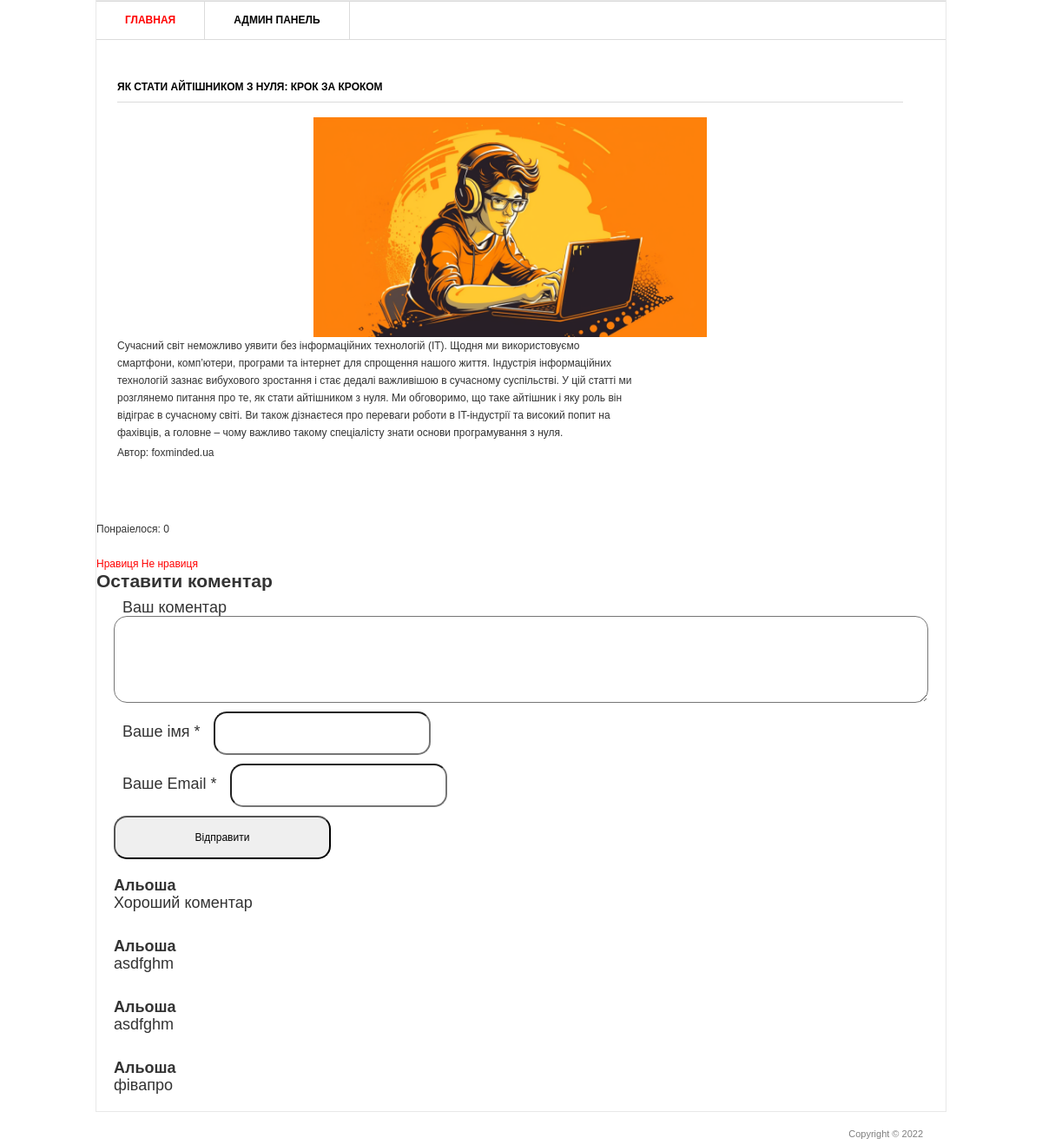
Page /2/ on the committed database.
### blog/models.py (models this page shows, shortened)
class Post(models.Model):
	title = models.CharField('Заголовок записів', max_length=100)
	description = models.TextField('Текст записів')
	author = models.CharField('Імя автора', max_length=100)
	date = models.DateField('Дата публікації')
	img = models.ImageField('Зображення', upload_to='image/%Y')
	class Meta:
		verbose_name = 'Запис'
		verbose_name_plural = 'Записи'

class Comments(models.Model):
	email = models.EmailField()
	name = models.CharField('Імя', max_length=50)
	text_comments = models.TextField('Текст коментаря', max_length=2000)
	post = models.ForeignKey(Post, verbose_name='Публікація', on_delete=models.CASCADE)
	class Meta:
		verbose_name = 'Коментар'
		verbose_name_plural = 'Коментарі'

### blog/views.py (the view)
# urls.py: path('<int:pk>/', views.PostDetail.as_view()),
class PostDetail(View):
	def get(self, request, pk):
		post = Post.objects.get(id=pk)
		return render(request, 'blog/blog_detail.html', {'post': post})

### templates/blog/blog_detail.html (shortened to what this page needs)
{% load static %}
<html >
<head>
	<link rel="stylesheet" href="{% static 'css/style.css' %}" type="text/css" media="all" />
</head>
<body>
<div class="shell">
	<div class="border">
		<div id="navigation">
			<ul>
			    <li><a href="/" class="active">Главная</a></li>
			    <li><a href="/admin">Админ панель</a></li>
			</ul>
		</div>
		<div id="main">
			<div id="content" class="left">
				<div class="projects">
					<h3>{{ post.title }}</h3>
				  <p align="center">
					<img src="{{ post.img.url }}" width="50%"/>
				  </p>
				    <div class="item">
						<div class="text left">
							<p>{{ post.description }}</p>
							<p>Автор:  {{ post.author }}</p>
						</div>
					</div>
				</div>
			</div>
		</div>
		<div>
			<br>
			<p>Понраіелося: {{ post.likes_set.all.count }}</p>
			<br>
			<a href="{% url 'add_likes' post.id %}">Нравиця</a>
			<a href="{% url 'del_likes' post.id %}">Не нравиця</a>
		</div>
		<div class="form-comment">
			<h3>Оставити коментар</h3>
			<div>
				<form action="{% url 'add_comments' post.id %}" method="post">
					<div>
						<label>Ваш коментар</label>
						<textarea name="text_comments"></textarea>
					</div>
					<div>
						<label>Ваше імя *</label>
						<input type="text" name="name">
					</div>
					<div>
						<label>Ваше Email *</label>
						<input type="email" name="email">
					</div>
					<div>
						<input type="submit" value="Відправити">
					</div>
				</form>
			</div>
		</div>
		<div>
			{% for comment in post.comments_set.all %}
			<div class="view-comment">
				<h4>{{ comment.name }}</h4>
				<p>
					{{ comment.text_comments }}
				</p>
			</div>
			{% endfor %}
		</div>
	</div>
	<div id="footer">
		<p class="copy right">Copyright &copy;  2022 </p>
	</div>
</div>
</body>
</html>

### static/css/style.css (style rules this page uses)
* { margin: 0; padding: 0; outline:0; }
body { font-size: 12px; line-height: 20px; font-family: Georgia, Arial, Helvetica, Sans-Serif; color: #333; background: url() repeat 0 0; }
a { color: #ff0000; text-decoration: none; cursor:pointer; }
input, textarea, select { font-family: Arial, Helvetica, sans-serif; font-size:12px; }
textarea { overflow:auto; }
.left, .alignleft { float: left; display: inline; }
.right, .alignright { float: right; display: inline; }
.shell { width: 980px; margin: 0 auto; }
.border { border: 1px solid #e8e8e8; background: #fff; position: relative; }
#navigation { height: 43px; border-top: 1px solid #dbdbdb; border-bottom: 1px solid #dbdbdb; }
#navigation ul { list-style: none; }
#navigation ul li { float: left; height: 43px; border-right: 1px solid #dbdbdb; font-size: 12px; line-height: 43px; font-weight: bold; text-transform: uppercase; }
#navigation ul li a { float: left; height: 43px; color: #000; padding: 0 33px; }
#navigation ul li a:hover, #navigation ul li a.active { color: #ff0000; text-decoration: none; }
#main { width: 932px; padding: 37px 24px 17px 24px; }
#main h3 { font-size: 12px; line-height: 15px; color: #000; text-transform: uppercase; border-bottom: 1px solid #dbdbdb; padding: 0 0 9px 0; }
#content { width: 905px; }
.projects { padding: 10px 0 0 0; }
.projects h3 { margin: 0 0 17px 0; }
.projects .item { margin: 0 0 28px 0; }
.projects .text { width: 600px; }
.projects .text p { padding: 0 0 3px 0; }
#footer { font-family: Arial, sans-serif; font-size: 11px; line-height: 14px; color: #7f7f7f; padding: 18px 27px 20px 38px; }
.form-comment { font-size: 18px; }
.form-comment label { margin: 10px 10px; }
.form-comment input { border-radius: 15px; padding: 15px; height: 50px; width: 250px; }
.form-comment textarea { border-radius: 15px; padding: 15px; height: 100px; width: 100%; resize: vertical; }
.form-comment div { margin: 10px; }
.view-comment { padding: 10px; margin: 10px; font-size: 18px; border-radius: 15px; }

### rows in the picture
Post: title "ЯК СТАТИ АЙТІШНИКОМ З НУЛЯ: КРОК ЗА КРОКОМ", img (picture), description "Сучасний світ неможливо уявити без інформаційних технологій (IT). Щодня ми використовуємо смартфони, комп’ютери, програми та інтернет для спрощення нашого життя. Індустрія інформаційних технологій зазнає вибухового зростання і стає дедалі важливішою в сучасному суспільстві. У цій статті ми розглянемо питання про те, як стати айтішником з нуля. Ми обговоримо, що таке айтішник і яку роль він відіграє в сучасному світі. Ви також дізнаєтеся про переваги роботи в IT-індустрії та високий попит на фахівців, а головне – чому важливо такому спеціалісту знати основи програмування з нуля.", author "foxminded.ua", likes_set.all.count "0"
Comments: name "Альоша", text_comments "Хороший коментар"
Comments: name "Альоша", text_comments "asdfghm"
Comments: name "Альоша", text_comments "asdfghm"
Comments: name "Альоша", text_comments "фівапро"
